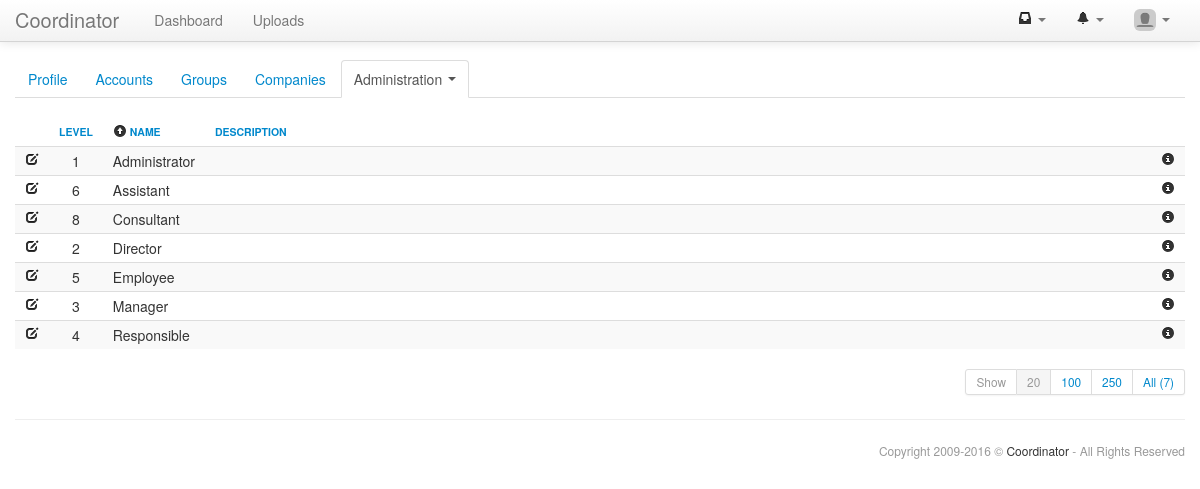
The page /accounts/roles_list.php?of=accounts_roles.name&om=1 (signed in) on the database its author committed.
### tables this page shows
CREATE TABLE IF NOT EXISTS `settings_settings` (
  `code` varchar(255) NOT NULL,
  `value` varchar(255) DEFAULT NULL,
  PRIMARY KEY (`code`)
);

CREATE TABLE IF NOT EXISTS `settings_menus` (
  `id` int(11) NOT NULL AUTO_INCREMENT,
  `idMenu` int(11) NOT NULL DEFAULT '0',
  `menu` varchar(25) NOT NULL,
  `module` varchar(25) DEFAULT NULL,
  `url` varchar(255) DEFAULT NULL,
  `position` int(3) unsigned NOT NULL DEFAULT '0',
  PRIMARY KEY (`id`)
);

CREATE TABLE IF NOT EXISTS `accounts_roles` (
  `id` int(11) unsigned NOT NULL AUTO_INCREMENT,
  `level` tinyint(3) unsigned NOT NULL DEFAULT '0',
  `name` varchar(25) NOT NULL,
  `description` varchar(255) DEFAULT NULL,
  `addDate` datetime NOT NULL,
  `addIdAccount` int(11) unsigned NOT NULL,
  `updDate` datetime DEFAULT NULL,
  `updIdAccount` int(11) unsigned DEFAULT NULL,
  PRIMARY KEY (`id`),
  UNIQUE KEY `name` (`name`),
  KEY `level` (`level`)
);

### accounts/roles_list.php (called while the page is built, shortened)
<?php
include("template.inc.php");
function content(){
 $roles_status_modals_array=array();
 $g_search=$_GET['q'];
 $table=new str_table(api_text("roles_list-tr-unvalued"),TRUE);
 $table->addHeader("&nbsp;",NULL,"16");
 $table->addHeader(api_text("roles_list-th-level"),"nowarp text-center",NULL,"accounts_roles.level");
 $table->addHeader(api_text("roles_list-th-name"),"nowarp",NULL,"accounts_roles.name");
 $table->addHeader(api_text("roles_list-th-description"),NULL,"100%","accounts_roles.description");
 $table->addHeader("&nbsp;",NULL,"16");
 $roles=api_accounts_roles($g_search,TRUE);
 foreach($roles->results as $role){
  $roles_status_modals_array[]=api_accounts_roleStatusModal($role);
  if($role->id==$_GET['idRole']){$tr_class="info";}else{$tr_class=NULL;}
  $table->addRow($tr_class);
  $table->addField(api_link("roles_edit.php?idRole=".$role->id,api_icon('icon-edit')),"nowarp");
  $table->addField($role->level,"nowarp text-center");
  $table->addField($role->name,"nowarp");
  $table->addField($role->description);
  $table->addField(end($roles_status_modals_array)->link(api_icon("icon-info-sign")),"nowarp");
 }
 $table->render();
}
?>

### core/db.class.php (called while the page is built, shortened)
<?php
class DB{
 var $connector;
 function DB($host,$user,$pass,$name){
  $this->connector=mysql_connect($host,$user,$pass,TRUE) or die('Server connection not possible.');
 }
 function clearQuery($query){
  if(stripos($query,"select")!==FALSE){return $query;}
  $search=array("``","''",'""');
  $query=str_replace($search,"DEFAULT",$query);
  return $query;
 }
 function query($query,$debug=-1){
  $query=$this->clearQuery($query);
  $this->lastResult=mysql_query($query,$this->connector) or $this->debugAndDie($query);
  return $this->lastResult;
 }
 function fetchNextObject($result=NULL){
  if($result==NULL || mysql_num_rows($result)<1){
   return NULL;
  }else{
   return mysql_fetch_object($result);
  }
 }
 function queryUniqueObject($query,$debug=-1){
  $query=$this->clearQuery($query);
  $query="$query LIMIT 1";
  $result=mysql_query($query,$this->connector) or $this->debugAndDie($query);
  return mysql_fetch_object($result);
 }
}
?>

### accounts/api.inc.php (called while the page is built, shortened)
<?php
function api_accounts_role($role){
 $role->name=stripslashes($role->name);
 $role->description=stripslashes($role->description);
 return $role;
}
function api_accounts_roles($search=NULL,$pagination=FALSE,$where=NULL){
 $return=new stdClass();
 $return->results=array();
 $query_table="accounts_roles";
 $query_fields="accounts_roles.*";
 $query_where=" 1 ";
 $query_order=api_queryOrder("accounts_roles.level ASC,accounts_roles.name ASC");
 if($pagination){
  $return->pagination=new str_pagination($query_table,$query_where,$GLOBALS['navigation']->filtersGet());
  $query_limit=$return->pagination->queryLimit();
 }
 $return->query="SELECT ".$query_fields." FROM ".$query_table." WHERE ".$query_where.$query_order.$query_limit;
 $results=$GLOBALS['db']->query($return->query);
 while($result=$GLOBALS['db']->fetchNextObject($results)){$return->results[$result->id]=api_accounts_role($result);}
 return $return;
}
?>

### core/structures/table.class.php (the view, shortened to what this page needs)
<?php
class str_table{
 private $current_row=0;
 protected $sortable;
 protected $get;
 protected $class;
 protected $th_array;
 protected $tr_array;
 public function __construct($unvalued=NULL,$sortable=FALSE,$get=NULL,$class=NULL){
  $this->sortable=$sortable;
  $this->get=$get;
  $this->class=$class;
  $this->current_row=0;
  $this->th_array=array();
  $this->tr_array=array();
  return TRUE;
 }
 public function addHeader($name,$class=NULL,$width=NULL,$order=NULL,$colspan=1){
  $th=new stdClass();
  $th->name=$name;
  $th->class=$class;
  $th->width=$width;
  $th->order=$order;
  $th->colspan=$colspan;
  $this->th_array[]=$th;
  return TRUE;
 }
 public function addRow($class=NULL){
  $this->current_row++;
  $this->tr_array[$this->current_row]=new stdClass();
  $this->tr_array[$this->current_row]->class=$class;
  $this->tr_array[$this->current_row]->fields=array();
  return TRUE;
 }
 function addField($content,$class=NULL,$colspan=1){
  $td=new stdClass();
  $td->content=$content;
  $td->class=$class;
  $td->colspan=$colspan;
  $this->tr_array[$this->current_row]->fields[]=$td;
  return TRUE;
 }
 function render($echo=TRUE){
  $return="\n";
  $return.="<table class='table table-striped table-hover table-condensed ".$this->class."'>\n";
  if(is_array($this->th_array)){
   $return.="<thead>\n <tr>\n";
   foreach($this->th_array as $th){
    $return.="  <th class='".$th->class."' width='".$th->width."' colspan='".$th->colspan."'>";
    if($this->sortable && $th->order<>NULL){
     if($th->order==$_GET['of']){if($_GET['om']==1){$order=0;}else{$order=1;}}else{$order=1;}
     if($th->order==$_GET['of']){
      if($_GET['om']==1){$return.=api_icon("icon-circle-arrow-up",NULL,"margin-top:-0.5px;")."&nbsp;";}
     }
     $return.="<a href='".api_baseName()."?of=".$th->order."&om=".$order.$this->get."'>";
    }
    $return.=$th->name;
    if($this->sortable){$return.="</a>";}
    $return.="</th>\n";
   }
   $return.=" </tr>\n";
   $return.="</thead>\n";
  }
  $return.="<tbody>\n";
  if(is_array($this->tr_array)){
   foreach($this->tr_array as $tr){
    $return.=" <tr class='".$tr->class."'>\n";
    if(is_array($tr->fields)){
     foreach($tr->fields as $td){
      $return.="  <td class='".$td->class."' colspan='".$td->colspan."'>".$td->content."</td>\n";
     }
    }
    $return.=" </tr>\n";
   }
  }
  $return.="</tbody>\n";
  $return.="</table>\n\n\n";
  if($echo){echo $return;return TRUE;}else{return $return;}
 }
}
?>

### core/html.class.php (shortened to what this page needs)
<?php
class HTML{
public function header($title="",$nav="dashboard",$navbar=TRUE){
?>
<!DOCTYPE html>
<html lang="it">
<head>
 <link href="<?php echo $GLOBALS['dir']."core/pace-loader/pace.flash.css";?>" rel="stylesheet">
 <link href="<?php echo $GLOBALS['dir']."core/bootstrap/css/bootstrap.min.css";?>" rel="stylesheet">
 <link href="<?php echo $GLOBALS['dir']."core/bootstrap/css/bootstrap-custom.css";?>" rel="stylesheet">
 <link href="<?php echo $GLOBALS['dir']."core/bootstrap/css/bootstrap-responsive.css";?>" rel="stylesheet">
 <link href="<?php echo $GLOBALS['dir']."core/bootstrap-datetimepicker/css/bootstrap-datetimepicker.min.css";?>" rel="stylesheet">
 <link href="<?php echo $GLOBALS['dir']."core/bootstrap-markdown/css/bootstrap-markdown.min.css";?>" rel="stylesheet">
 <link href="<?php echo $GLOBALS['dir']."core/bootstrap-select2/select2.css";?>" rel="stylesheet">
 <link href="<?php echo $GLOBALS['dir']."core/bootstrap-slider/css/bootstrap-slider.min.css";?>" rel="stylesheet">
 <link href="<?php echo $GLOBALS['dir']."core/bootstrap-wysihtml5/css/bootstrap-wysihtml5.css";?>" rel="stylesheet">
 <link href="<?php echo $GLOBALS['dir']."core/bootstrap-tagsinput/css/bootstrap-tagsinput.css";?>" rel="stylesheet">
 <link href="<?php echo $GLOBALS['dir']."core/shadowbox/shadowbox.css";?>" rel="stylesheet">
 <link href="<?php echo $GLOBALS['dir']."core/template.css";?>" rel="stylesheet">
</head>
<body <?php if(api_baseName()=="login.php"){echo "class='login-background'";}?>>
 <div class="navbar navbar-fixed-top">
  <div class="navbar-inner">
   <div class="container">
    <?php
     if(file_exists("../uploads/uploads/core/logo.png") && api_getOption('show_logo')){
      echo "<a class='brand-logo' href='".$GLOBALS['dir']."index.php'><img src='".$GLOBALS['dir']."uploads/uploads/core/logo.png'></a>\n";
     }else{
      echo "<a class='brand' href='".$GLOBALS['dir']."index.php'>".api_getOption('title')."</a>\n";
     }
    ?>
    <?php if($navbar){ ?>
    <div class="nav-collapse collapse">
     <ul class="nav">
      <li class="<?php if($nav=="dashboard"){echo "active";} ?>"><a href="<?php echo $GLOBALS['dir']."dashboard/index.php";?>"><?php echo api_text("core-menu-dashboard"); ?></a></li>
      <?php
       function html_get_menus($idMenu=1,$level=0){
        $menus_array=array();
        $menus=$GLOBALS['db']->query("SELECT * FROM settings_menus WHERE idMenu='".$idMenu."' ORDER BY position ASC");
        while($menu=$GLOBALS['db']->fetchNextObject($menus)){
         $menu->submenus=array();
         $menu->submenus=html_get_menus($menu->id,($level+1));
         $menu->modules=array();
         if($menu->module){$menu->modules[]=$menu->module;}
         $menus_array[$menu->id]=$menu;
        }
        return $menus_array;
       }
       function html_print_menu($menus_array,$nav,$level=0){
        foreach($menus_array as $menu){
         echo "<li class=\"";
         if(in_array($nav,$menu->modules)){echo "active ";}
         if(count($menu->submenus)){
          if($level==0){
           echo "dropdown\">";
           echo "<a href='#' class='dropdown-toggle' data-toggle='dropdown'>";
           echo stripslashes($menu->menu)." <b class='caret'></b></a>\n";
           html_print_menu_spaces($level);
           echo "<ul class='dropdown-menu'>\n";
          }else{
           echo "dropdown-submenu\">";
           echo "<a href='#'>".stripslashes($menu->menu)."</a>\n";
           html_print_menu_spaces($level);
           echo "<ul class='dropdown-menu'>\n";
          }
          html_print_menu($menu->submenus,$nav,($level+1));
          html_print_menu_spaces($level);
          echo "</ul>\n";
          html_print_menu_spaces($level);
         }else{
          echo "\"><a href='".$GLOBALS['dir'].$menu->module."/".$menu->url."'>".stripslashes($menu->menu)."</a>";
         }
         echo "</li>\n";
        }
       }
       $menus_array=html_get_menus();
       html_print_menu($menus_array,$nav);
      ?>
     </ul>
     <ul class="nav pull-right">
      <?php if(api_checkPermission("chats","chats_chat")){ ?>
      <li class="dropdown">
       <a href="#" class="dropdown-toggle" data-toggle="dropdown">
        <span id="chat_counter">
        <?php include("../chats/chat_counter.inc.php") ?>
        </span>
        <b class="caret"></b>
       </a>
      </li>
      <?php } ?>
      <li class="dropdown">
       <a href="#" class="dropdown-toggle" data-toggle="dropdown">
        <span id="notifications_counter">
        <?php include("../logs/logs_notifications_counter.inc.php") ?>
        </span>
        <b class="caret"></b>
       </a>
      </li>
      <li class="dropdown">
       <a href="#" class="dropdown-toggle" data-toggle="dropdown">
        <img src="<?php echo api_account()->avatar;?>" class="img-rounded" style="width:22px;margin-top:-4px;padding:0;"> <b class="caret"></b>
       </a>
      </li>
     </ul>
    </div>
    <?php } ?>
   </div>
  </div>
 </div>
 <div class="container">
<?php
}
public function footer($wiki_link=NULL,$copyright=TRUE){
?>
<?php if($copyright){ ?>
  <div class="row-fluid">
   <hr>
   <footer>
    <span class="muted credit pull-right">
     Copyright 2009-<?php echo date("Y");?> &copy; <a href="http://www.coordinator.it" target="_blank">Coordinator</a> - All Rights Reserved
    </span>
   </footer>
  </div>
 <?php } ?>
 </div>
</body>
</html>
<?php
}
}
?>

### core/template.css (style rules this page uses)
footer { font-size:12px; }
footer .credit a { color:#333333; }
th { font-size: 0.75em; text-transform: uppercase; }
.text-center,td.text-center,th.text-center { text-align:center; }
table.table-condensed td,table.table-condensed th { padding-left:10px;padding-right:10px; }
.nowarp { white-space:nowrap; }

### rows shown on the page
settings_settings: value "Coordinator"
settings_menus: menu "Uploads"
accounts_roles: id "1", name "Administrator"
accounts_roles: id "6", name "Assistant"
accounts_roles: level "8", name "Consultant"
accounts_roles: id "2", name "Director"
accounts_roles: id "5", name "Employee"
accounts_roles: id "3", name "Manager"
accounts_roles: id "4", name "Responsible"

### other values the page prints
api_text("core-menu-dashboard") "Dashboard"
$nt->label "Profile"
$nt->label "Accounts"
$nt->label "Groups"
$nt->label "Companies"
$nt->label "Administration"
api_text("show") "Show"
$limit "20"
$limit "100"
$limit "250"
$limit "All (7)"
